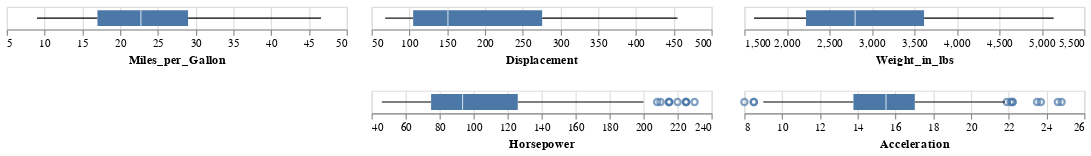

Notebook code cell kept with this figure:
### Code cell
box_Miles_per_Gallon | \
    box_Displacement & box_Horsepower | \
    box_Weight_in_lbs & box_Acceleration

### Figure 1 — Vega-Lite specification as saved in the notebook (floating-point values rounded to 4 significant figures; data arrays with more than 128 entries replaced by an {"elided": "..."} marker saying what was removed)
{"$schema": "https://vega.github.io/schema/vega-lite/v5.16.3.json", "config": {"view": {"continuousHeight": 300, "continuousWidth": 300}}, "data": {"name": "data-00a4dd2dcbe6fb8171066b1c4ae8428d"}, "datasets": {"data-00a4dd2dcbe6fb8171066b1c4ae8428d": {"elided": "392 records"}}, "hconcat": [{"encoding": {"x": {"field": "Miles_per_Gallon", "scale": {"zero": false}, "type": "quantitative"}}, "mark": {"type": "boxplot"}}, {"vconcat": [{"encoding": {"x": {"field": "Displacement", "scale": {"zero": false}, "type": "quantitative"}}, "mark": {"type": "boxplot"}}, {"encoding": {"x": {"field": "Horsepower", "scale": {"zero": false}, "type": "quantitative"}}, "mark": {"type": "boxplot"}}]}, {"vconcat": [{"encoding": {"x": {"field": "Weight_in_lbs", "scale": {"zero": false}, "type": "quantitative"}}, "mark": {"type": "boxplot"}}, {"encoding": {"x": {"field": "Acceleration", "scale": {"zero": false}, "type": "quantitative"}}, "mark": {"type": "boxplot"}}]}]}
